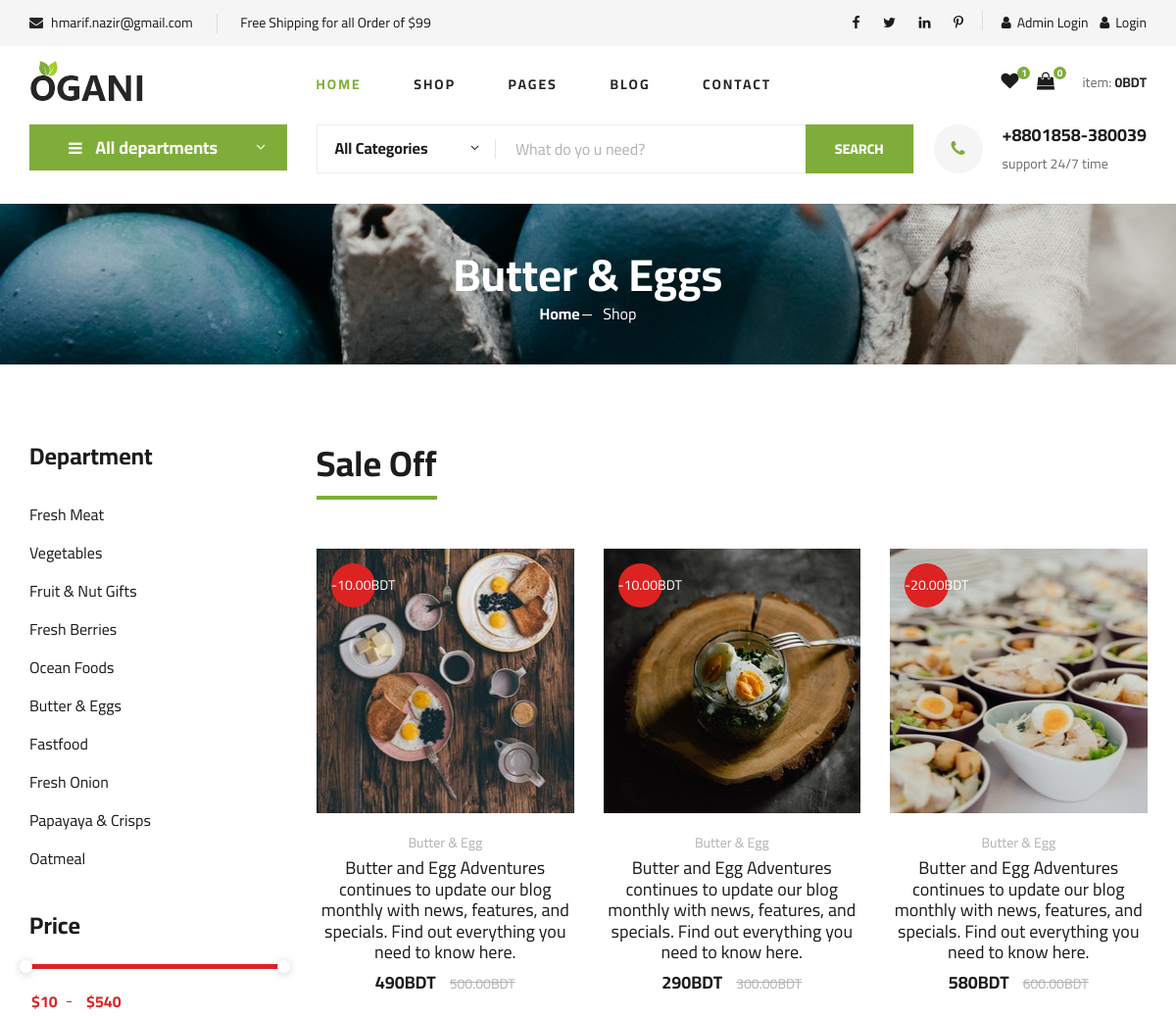
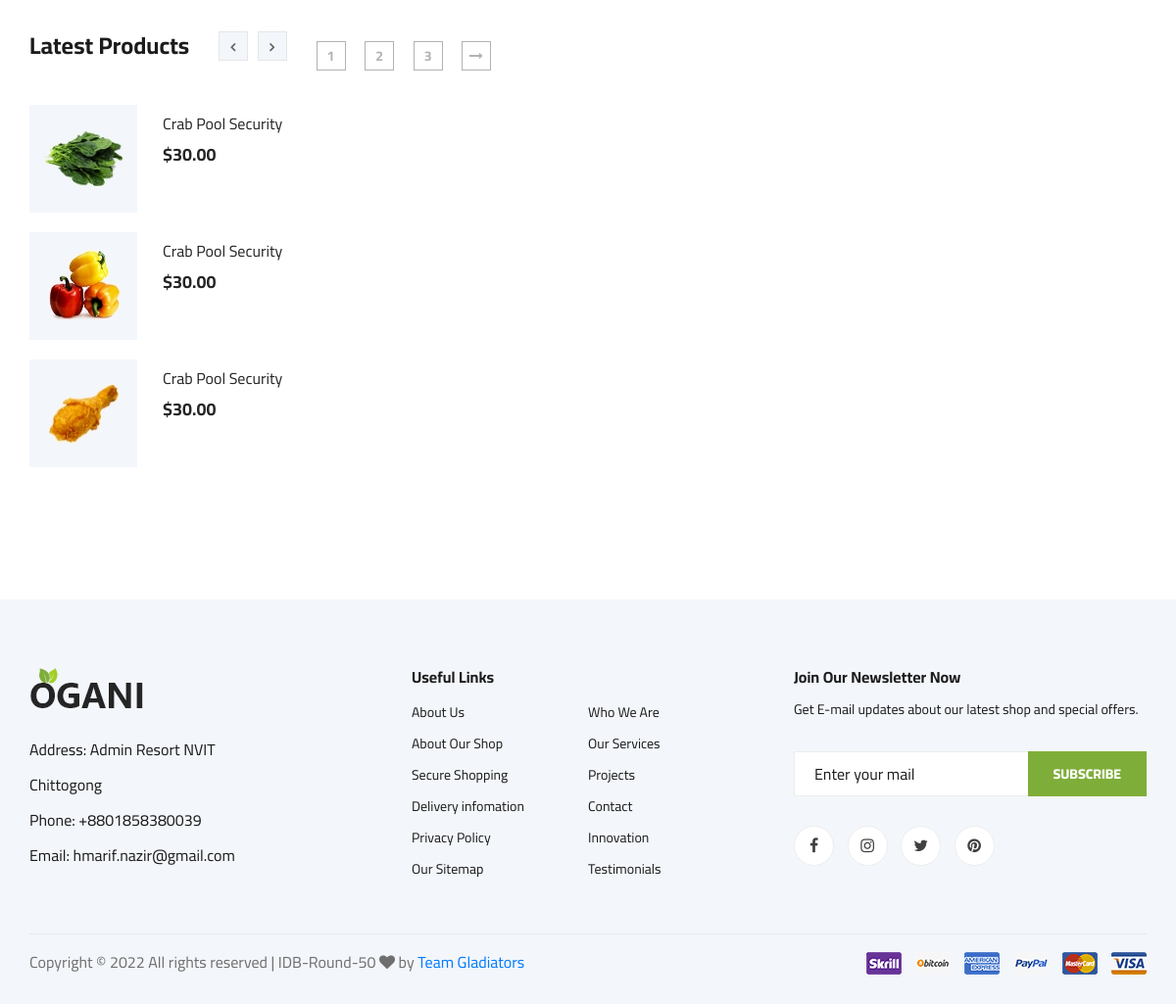
Screenshot of /category.php?id=13 with the database file from the repository (2 pictures, top to bottom).
### tables this page shows
CREATE TABLE `product_category` (
  `id` int(11) NOT NULL,
  `category` varchar(255) NOT NULL,
  `image` varchar(255) NOT NULL,
  `banner` varchar(255) DEFAULT NULL,
  `show_home` int(11) DEFAULT 0,
  `created_at` timestamp NOT NULL DEFAULT current_timestamp() ON UPDATE current_timestamp(),
  `deleted_at` timestamp NOT NULL DEFAULT current_timestamp() ON UPDATE current_timestamp()
);

CREATE TABLE `product` (
  `id` int(11) NOT NULL,
  `category_id` varchar(255) NOT NULL,
  `name` varchar(255) NOT NULL,
  `review_products` int(11) NOT NULL,
  `price` decimal(10,2) NOT NULL,
  `discount` decimal(10,2) NOT NULL,
  `desc_short` varchar(255) NOT NULL,
  `desc_long` varchar(255) NOT NULL,
  `information` varchar(255) NOT NULL,
  `ratings` varchar(255) NOT NULL,
  `qty` int(11) DEFAULT NULL,
  `status` int(11) DEFAULT NULL,
  `shipping` varchar(255) DEFAULT NULL,
  `weight` varchar(255) DEFAULT NULL,
  `latest_products` int(11) DEFAULT NULL,
  `top_rated_products` int(11) DEFAULT NULL,
  `offer` int(11) DEFAULT NULL,
  `thumb` varchar(255) NOT NULL,
  `image` varchar(255) NOT NULL,
  `created_at` timestamp NOT NULL DEFAULT current_timestamp() ON UPDATE current_timestamp(),
  `deleted_at` timestamp NOT NULL DEFAULT current_timestamp() ON UPDATE current_timestamp()
);

### includes/connection.php (called while the page is built, shortened)
<?php
    require_once('crud/crud.php');
    $base_url="http://localhost/e-commerce_project";
    $mysqli=new crud;

### crud/crud.php (called while the page is built, shortened)
<?php
    class crud{
        private $conn;
        public function __construct(){
            $this->conn=new mysqli("localhost","root","","e-commerce");
        }
        public function common_select($table,$data="*",$where=false,$orderby=false,$order="ASC",$limit=false,$offset=false){
            $selectdata=$error=$msg=false;
            $numrows=0;
            $sql="select $data from $table ";
            if($where && is_array($where)){
                $sql.= "where ";
                foreach($where as $k=>$v){
                    $sql.= "$k='$v' and ";
                }
                $sql=rtrim($sql,"and ");
            }
            $res=$this->conn->query($sql);
            if($res->num_rows > 0){
				$data = array();
				while($singleData = $res->fetch_object()){
					$data[] = $singleData;
				}
                $selectdata=$data;
                $numrows=$res->num_rows;
                $msg="data found";
            }else{
                $msg="No data found";
                $error=true;
                $numrows=$res->num_rows;
            }
            $return=array("msg"=>$msg,"error"=>$error,"selectdata"=>$selectdata,"numrows"=>$numrows);
            return $return;
        }
	    public function common_select_single($table,$data="*",$where=false,$orderby=false,$order="ASC",$limit=false,$offset=false){
            $selectdata=$error=$msg=false;
            $sql="select $data from $table ";
            if($where && is_array($where)){
                $sql.= "where ";
                foreach($where as $k=>$v){
                    $sql.= "$k='$v' and ";
                }
                $sql=rtrim($sql,"and ");
            }
            $res=$this->conn->query($sql);
            if($res->num_rows > 0){
				while($singleData = $res->fetch_object()){
					$data = $singleData;
				}
                $selectdata=$data;
                $msg="data found";
            }
            $return=array("msg"=>$msg,"error"=>$error,"selectdata"=>$selectdata);
            return $return;
        }
    }
?>

### category.php (the view, shortened to what this page needs)
<?php include('includes/header.php') ?>
<?php include('includes/header_bottom.php') ?>
<?php
	$where['id']=$_GET['id'];
	$page_details=$mysqli->common_select_single('product_category','*',$where)['selectdata'];
?>
    <section class="breadcrumb-section set-bg" data-setbg="admin/images/category/<?= $page_details->banner ?>">
        <div class="container">
            <div class="row">
                <div class="col-lg-12 text-center">
                    <div class="breadcrumb__text">
                        <h2><?= $page_details->category ?></h2>
                        <div class="breadcrumb__option">
                            <a href="index.php">Home</a>
                            <span>Shop</span>
                        </div>
                    </div>
                </div>
            </div>
        </div>
    </section>
    <section class="product spad">
        <div class="container">
            <div class="row">
                <div class="col-lg-3 col-md-5">
                    <div class="sidebar">
                        <div class="sidebar__item">
                            <h4>Department</h4>
                            <ul>
                                <li><a href="#">Fresh Meat</a></li>
                                <li><a href="#">Vegetables</a></li>
                                <li><a href="#">Fruit & Nut Gifts</a></li>
                                <li><a href="#">Fresh Berries</a></li>
                                <li><a href="#">Ocean Foods</a></li>
                                <li><a href="#">Butter & Eggs</a></li>
                                <li><a href="#">Fastfood</a></li>
                                <li><a href="#">Fresh Onion</a></li>
                                <li><a href="#">Papayaya & Crisps</a></li>
                                <li><a href="#">Oatmeal</a></li>
                            </ul>
                        </div>
                        <div class="sidebar__item">
                            <h4>Price</h4>
                            <div class="price-range-wrap">
                                <div class="price-range ui-slider ui-corner-all ui-slider-horizontal ui-widget ui-widget-content"
                                    data-min="10" data-max="540">
                                    <span tabindex="0" class="ui-slider-handle ui-corner-all ui-state-default"></span>
                                    <span tabindex="0" class="ui-slider-handle ui-corner-all ui-state-default"></span>
                                </div>
                                <div class="range-slider">
                                    <div class="price-input">
                                        <input type="text" id="minamount">
                                        <input type="text" id="maxamount">
                                    </div>
                                </div>
                            </div>
                        </div>
                        <div class="sidebar__item">
                            <div class="latest-product__text">
                                <h4>Latest Products</h4>
                                <div class="latest-product__slider owl-carousel">
                                    <div class="latest-prdouct__slider__item">
                                        <a href="#" class="latest-product__item">
                                            <div class="latest-product__item__pic">
                                                <img src="img/latest-product/lp-1.jpg" alt="">
                                            </div>
                                            <div class="latest-product__item__text">
                                                <h6>Crab Pool Security</h6>
                                                <span>$30.00</span>
                                            </div>
                                        </a>
                                        <a href="#" class="latest-product__item">
                                            <div class="latest-product__item__pic">
                                                <img src="img/latest-product/lp-2.jpg" alt="">
                                            </div>
                                            <div class="latest-product__item__text">
                                                <h6>Crab Pool Security</h6>
                                                <span>$30.00</span>
                                            </div>
                                        </a>
                                        <a href="#" class="latest-product__item">
                                            <div class="latest-product__item__pic">
                                                <img src="img/latest-product/lp-3.jpg" alt="">
                                            </div>
                                            <div class="latest-product__item__text">
                                                <h6>Crab Pool Security</h6>
                                                <span>$30.00</span>
                                            </div>
                                        </a>
                                    </div>
                                </div>
                            </div>
                        </div>
                    </div>
                </div>
                <div class="col-lg-9 col-md-7">
				<?php
	$discountwhere['category_id']=$_GET['id'];
	$discountwhere['discount >']=1;
	$discount_products=$mysqli->common_select('product','*',$discountwhere);
	if(!$discount_products['error'] && $discount_products['selectdata']){ ?>
                    <div class="product__discount">
                        <div class="section-title product__discount__title">
                            <h2>Sale Off</h2>
                        </div>
                        <div class="row">
                            <div class="product__discount__slider owl-carousel">
<?php foreach($discount_products['selectdata'] as $dispro){ ?>
                                <div class="col-lg-4">
                                    <div class="product__discount__item">
                                        <div class="product__discount__item__pic set-bg"
                                            data-setbg="<?= $base_url?>/admin/images/products/thumb/<?= $dispro->thumb ?>">
                                            <div class="product__discount__percent">-<?= $dispro->discount ?>BDT</div>
                                        </div>
                                        <div class="product__discount__item__text">
                                            <span><?= $dispro->name ?></span>
                                            <h5><a href="#"><?= $dispro->desc_short ?></a></h5>
                                            <div class="product__item__price"><?= ($dispro->price - $dispro->discount)  ?>BDT <span> <?= $dispro->price ?>BDT</span></div>
                                        </div>
                                    </div>
                                </div>
	<?php }  ?>
							</div>
                        </div>
                    </div>
	<?php } ?>
                    <div class="product__pagination">
                        <a href="#">1</a>
                        <a href="#">2</a>
                        <a href="#">3</a>
                        <a href="#"><i class="fa fa-long-arrow-right"></i></a>
                    </div>
                </div>
            </div>
        </div>
    </section>
	<?php include('includes/footer.php') ?>

### rows the page displays
product_category: category "Butter & Eggs"
product: shows a picture, discount "10.00", name "Butter & Egg", desc_short "Butter and Egg Adventures continues to update our blog monthly with news, features, and specials. Find out everything you need to know here.", $dispro->price - $dispro->discount "490", price "500.00"
product: shows a picture, discount "10.00", name "Butter & Egg", desc_short "Butter and Egg Adventures continues to update our blog monthly with news, features, and specials. Find out everything you need to know here.", $dispro->price - $dispro->discount "290", price "300.00"
product: shows a picture, discount "20.00", name "Butter & Egg", desc_short "Butter and Egg Adventures continues to update our blog monthly with news, features, and specials. Find out everything you need to know here.", $dispro->price - $dispro->discount "580", price "600.00"
